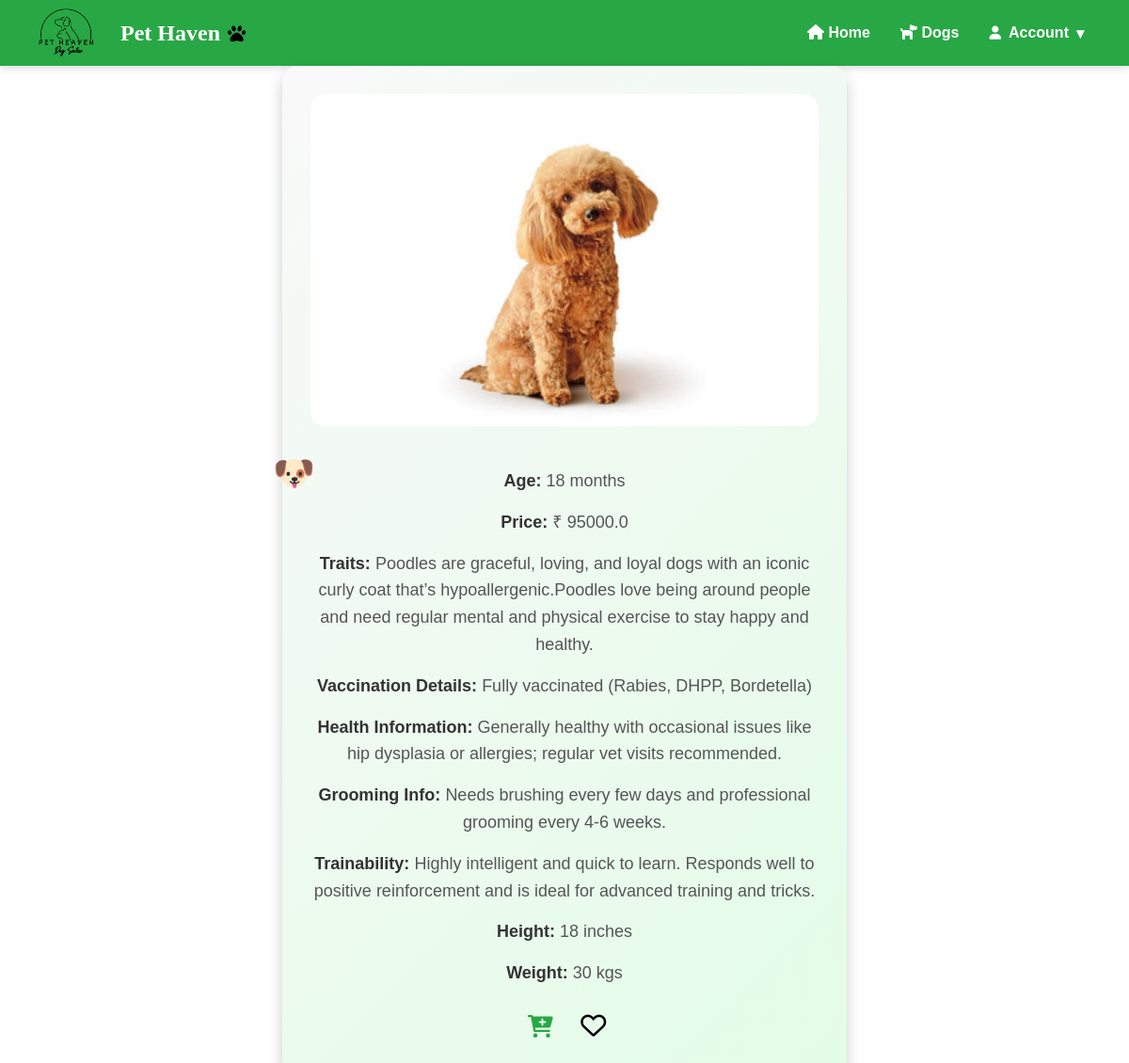
/dog/2, run on the app's committed database.
### models.py (models this page shows)
class Dog(db.Model):
    __tablename__ = 'dogs'
    id = db.Column(db.Integer, primary_key=True, autoincrement=True)
    breed = db.Column(db.String, nullable=False)
    age = db.Column(db.Integer, nullable=False)
    price = db.Column(db.Float, nullable=False)
    image = db.Column(db.String, nullable=False)
    vaccination_details = db.Column(db.Text)
    health_info = db.Column(db.Text)
    grooming_info = db.Column(db.Text)
    trainability = db.Column(db.Text)
    height = db.Column(db.Integer, nullable=False)
    weight = db.Column(db.Integer, nullable=False)
    traits = db.Column(db.String)

### app.py (the view)
@app.route('/dog/<int:id>')
def user_dog_description(id):
    dog = Dog.query.get(id)
    if not dog:
        return "Dog not found", 404
    return render_template('dogDescription.html', dog=dog, admin=False)

### templates/dogDescription.html (shortened to what this page needs)
<!DOCTYPE html>
<html lang="en">
<head>
    <link rel="stylesheet" href="{{ url_for('static', filename='css/dogDescription.css') }}">
    <link rel="stylesheet" href="https://cdnjs.cloudflare.com/ajax/libs/font-awesome/6.0.0/css/all.min.css">
</head>
<body>
    <nav class="navbar">
        <div class="logo">
            <img src="{{ url_for('static', filename='images/logo1.png') }}" alt="Pet Heaven Logo">
            <span>Pet Haven</span>
          </div>
        <ul class="nav-links">
            {% if admin %}
            <li><a href="/admin_dashboard" class="nav-link" id="home-link"><i class="fas fa-home"></i> Home</a></li>
            <li><a href="{{ url_for('admin_view') }}"><i class="fas fa-dog"></i> Dogs</a></li>
            {% else %}
            <li><a href="/customer_dashboard" class="nav-link" id="home-link"><i class="fas fa-home"></i> Home</a></li>
            <li><a href="/d"><i class="fas fa-dog"></i> Dogs</a></li>
            <li class="dropdown">
                <a href="#" class="dropdown-toggle"><i class="fa-solid fa-user"></i> Account <span>&#9662;</span></a>
            </li>
            {% endif %}
        </ul>
    </nav>
    <main>
        <section class="dog-details">
            <img src="{{ url_for('static', filename=dog.image) }}" alt="{{ dog.breed }}">
            <p><strong>Age:</strong> {{ dog.age }} months</p>
            <p><strong>Price:</strong> ₹ {{ dog.price }}</p>
            <p><strong>Traits:</strong> {{ dog.traits }}</p>
            <p><strong>Vaccination Details:</strong> {{ dog.vaccination_details }}</p>
            <p><strong>Health Information:</strong> {{ dog.health_info }}</p>
            <p><strong>Grooming Info:</strong> {{ dog.grooming_info }}</p>
            <p><strong>Trainability:</strong> {{ dog.trainability }}</p>
            <p><strong>Height:</strong> {{ dog.height }} inches</p>
            <p><strong>Weight:</strong> {{ dog.weight }} kgs</p>
            {% if admin %}
            <a href="{{ url_for('admin_view') }}" class="back-link">Back to Gallery</a>
            {% else %}
            <button class="add-to-cart" data-id="{{ dog.id }}" aria-label="Add to Cart">
                <i class="fas fa-cart-plus"></i>
            </button>
            <button class="add-to-wishlist" data-id="{{ dog.id }}" aria-label="Add to Wishlist">
                <i class="far fa-heart"></i>
            </button>
            {% endif %}
        </section>
    </main>
</body>
</html>

### static/css/dogDescription.css (style rules this page uses)
* { margin: 0; padding: 0; box-sizing: border-box; font-family: Arial, sans-serif; }
.navbar { display: flex; justify-content: space-between; align-items: center; background-color: #28a745; padding: 1rem 2rem; color: white; box-shadow: 0 4px 6px rgba(0, 0, 0, 0.1); width: 100%; height: 70px; }
.logo { display: flex; align-items: center; gap: 1rem; }
.logo img { height: 60px; width: 80px; object-fit: contain; background-color: transparent; display: block; }
.logo span { font-size: 1.5rem; font-weight: bold; color: #fff; font-family: 'Pacifico', cursive; display: flex; align-items: center; gap: 0.5rem; }
.logo span::after { content: '\f1b0'; font-family: 'Font Awesome 5 Free'; font-weight: 900; font-size: 1.2rem; color: black; }
.nav-links { list-style: none; display: flex; justify-content: space-around; align-items: center; gap: 0; margin: 0; padding: 0; }
.nav-links li a { text-decoration: none; color: white; font-weight: 600; padding: 0.5rem 1rem; border-radius: 20px; transition: all 0.3s ease; }
.navbar .dropdown { position: relative; display: flex; align-items: center; }
.navbar .dropdown .dropdown-toggle { cursor: pointer; padding: 0.5rem 1rem; color: white; font-weight: 600; text-decoration: none; display: flex; align-items: center; gap: 0.5rem; border-radius: 20px; transition: background-color 0.3s ease; }
.navbar .dropdown .dropdown-toggle i { font-size: 0.9rem; }
.dog-details { background: linear-gradient(135deg, #f9f9f9, #e3fce7); border-radius: 16px; box-shadow: 0 8px 16px rgba(0, 0, 0, 0.2); max-width: 600px; width: 100%; padding: 30px; text-align: center; margin: auto; position: relative; }
.dog-details img { max-width: 100%; height: auto; border-radius: 16px; margin-bottom: 20px; }
.dog-details p { font-size: 18px; line-height: 1.6; color: #555; margin-bottom: 15px; }
.dog-details p strong { font-weight: bold; color: #333; }
.add-to-cart { margin: 10px; background-color: transparent; border: none; cursor: pointer; padding: 5px; display: inline-flex; align-items: center; justify-content: center; }
.add-to-cart i { color: #28a745; font-size: 24px; transition: color 0.3s ease; }
.add-to-wishlist { margin: 10px; display: inline-flex; align-items: center; background: none; border: none; cursor: pointer; font-size: 27px; gap: 8px; padding: 0; }
.add-to-wishlist .far { display: inline-block; color: black; }

### data on the page
Dog: image (picture), age "18", price "95000.0", traits "Poodles are graceful, loving, and loyal dogs with an iconic curly coat that’s hypoallergenic.Poodles love being around people and need regular mental and physical exercise to stay happy and healthy.", vaccination_details "Fully vaccinated (Rabies, DHPP, Bordetella)", health_info "Generally healthy with occasional issues like hip dysplasia or allergies; regular vet visits recommended.", grooming_info "Needs brushing every few days and professional grooming every 4-6 weeks.", trainability "Highly intelligent and quick to learn. Responds well to positive reinforcement and is ideal for advanced training and tricks.", height "18", weight "30"
